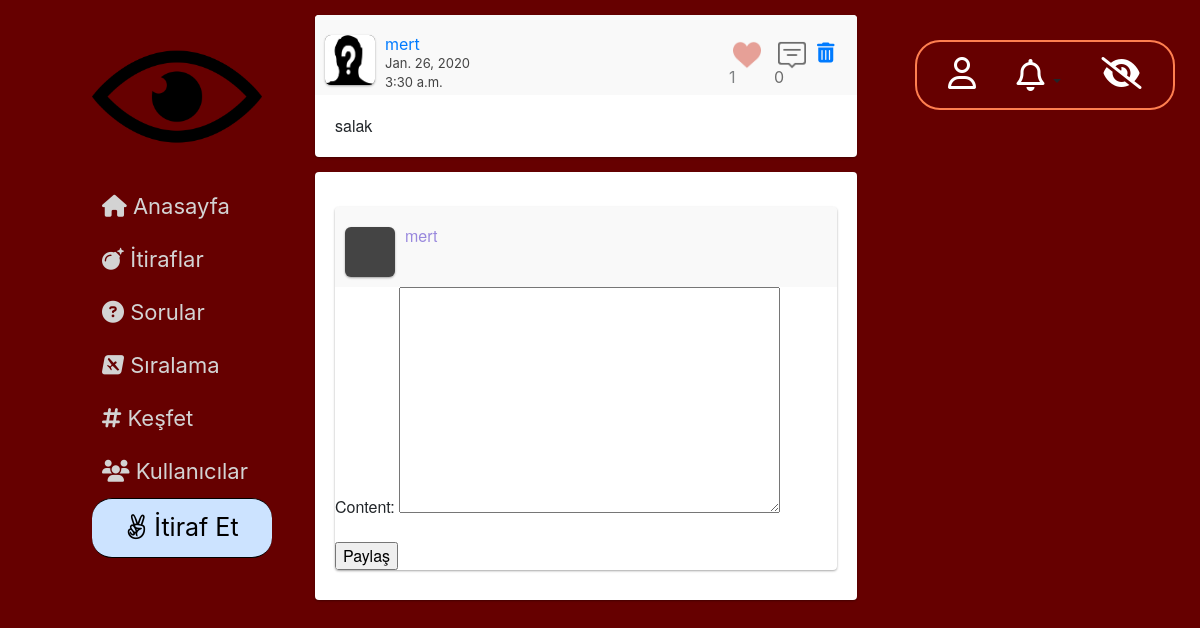
Before: /cevapla/85/ (signed in) with the older database file.
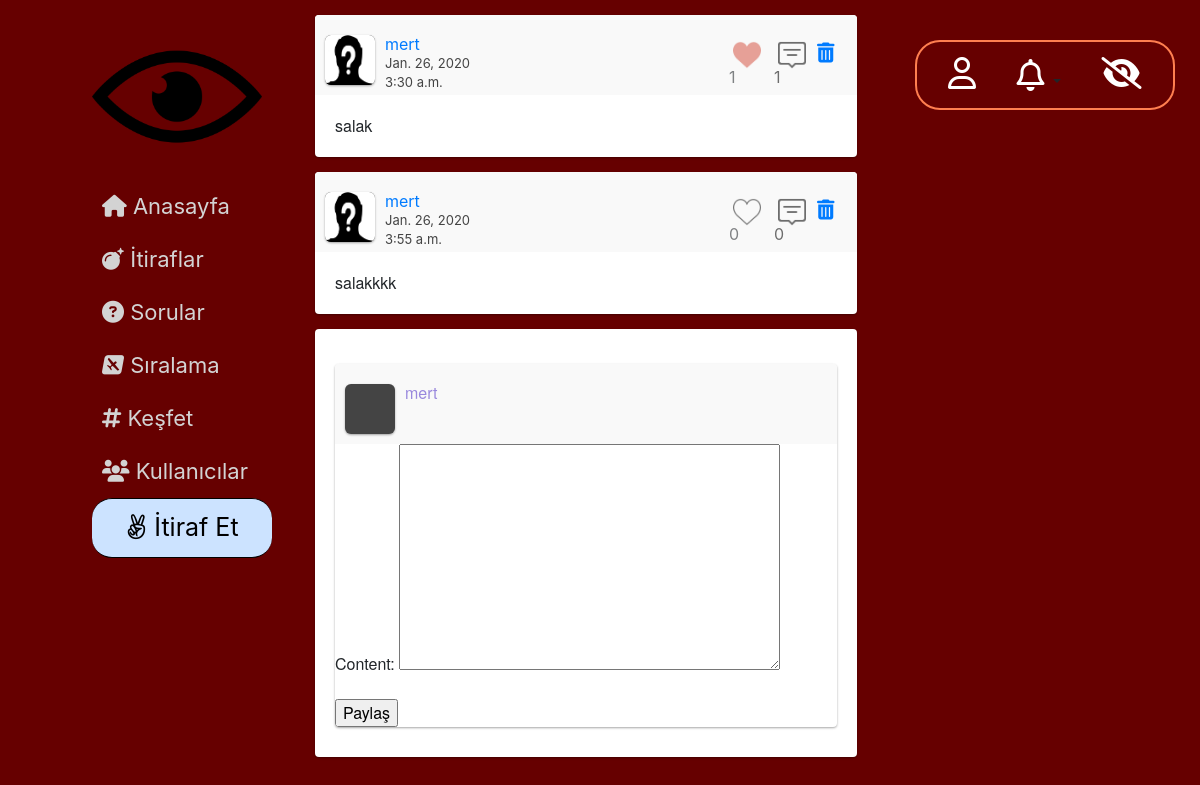
After: the same page with the newer database file.
### website/models.py (models this page shows, shortened)
class Post(models.Model):
    Post_Type = (
        ('Post', 'Post'),
        ('Soru', 'Soru'),
        ('Yorum', 'Yorum')
    )
    Category = (
        ('Aşk', 'Aşk'),
        ('Dost Kazığı', 'Dost Kazığı'),
        ('Avcılar', 'Avcılar'),
        ('Civcivler', 'Civcivler'),
        ('Profesyonellik içerenler', 'Profesyonellik içerenler'),
        ('Diğer', 'Diğer')
    )
    publish_by = models.ForeignKey(UserProfile, on_delete=models.CASCADE)
    post_type = models.CharField(max_length=20, choices=Post_Type)
    category = models.CharField(max_length=50, choices=Category)
    publish_date = models.DateField()
    publish_time = models.TimeField(auto_now_add=True)
    content = models.TextField(max_length=2000)
    likes = models.ManyToManyField(User, blank=True, related_name='post_likes')
    replycount = models.IntegerField(default=0)
    def get_reply_url(self):
        return f"/cevapla/{self.pk}/"
    def get_like_api_url(self):
        return f"/begen/api/{self.pk}/"
    def get_delete_post_url(self):
        return f"/post/sil/{self.pk}/"

class UserProfile(models.Model):
    GENDER = (
        ('E', 'Erkek'),
        ('K', 'Kadın'),
    )
    FACULTY = (
        ('Mühendislik', 'Mühendislik'),
        ('Mimarlık', 'Mimarlık'),
        ('Fen-Edebiyat', 'Fen-Edebiyat'),
        ('İktisadi-İdari', 'İktisadi-İdari'),
        ('Güzel Sanatlar', 'Güzel Sanatlar')
    )
    gender = models.CharField(max_length=1, choices=GENDER)
    faculty = models.CharField(max_length=20, choices=FACULTY)
    birthdate = models.DateField()
    createdat = models.DateField()
    following = models.ManyToManyField('self', symmetrical=False, through='Follower_List')
    postCount = models.IntegerField(blank=True, null=True)
    point = models.IntegerField(default=0)
    user = models.ForeignKey(User, on_delete=models.CASCADE)
    def get_profile_url(self):
        return f"/profil/{self.pk}/"

class reply_Post(models.Model):
    Reply_Post_Type = (
        ('Soru', 'Soru'),
        ('Yorum', 'Yorum')
    )
    reply_post_type = models.CharField(max_length=20, choices=Reply_Post_Type)
    main_post = models.ForeignKey(Post, on_delete=models.CASCADE, related_name='%(class)s_main_post')
    replied_post = models.ForeignKey(Post, on_delete=models.CASCADE, related_name='%(class)s_replied_post')

### website/views.py (the view)
    def wrapper(request, *args, **kw):
        user = request.user
        if not user.is_authenticated:
            return redirect('login')
        else:
            return function(request, *args, **kw)

### website/forms.py
class ReplyPostForm(forms.ModelForm):
    class Meta:
        model = Post
        fields = {
            'content',
        }

### website/views.py (called while the page is built)
def my_login_required(function):
    def wrapper(request, *args, **kw):
        user = request.user
        if not user.is_authenticated:
            return redirect('login')
        else:
            return function(request, *args, **kw)
    return wrapper

def getNotifications(request):
    if request.user.is_anonymous:
        return {}
    n = Notification.objects.all().filter(recipient=request.user)
    for notif in n:
        print(notif)
    return {
        'notification_list': n,
        'count': n.count(),
    }

### templates/reply_post.html (shortened to what this page needs)
{% extends 'base.html' %}
{% block content %}
    <div id="main-window">
{% include "classic-post.html" with post=main_post%}
        {% for post in reply_list %}
          {% include "classic-post.html" with post=post.replied_post %}
        {% endfor %}
        <div class="post">
            <div class="content">
                <div class="post">
                    <div class="user">
                        <div class="user-img"></div>
                        <div class="user-info">
                            <div class="user-name">{{ request.user }}</div>
                        </div>
                    </div>
                    <div class="yorum">
                        <form method="POST">
                            {{ form.as_p }}
                            <input type="submit" name="submit" value="Paylaş" id="bid">
                        </form>
                    </div>
                </div>
            </div>
        </div>
    </div>
{% endblock %}

### templates/classic-post.html (shortened to what this page needs)
{% load static %}
 <div class="post">
                    <div class="user">
                        <div class="user-img"> {% ifequal post.publish_by.gender 'E' %}
              <img src="{% static 'media/erkek.png' %}" alt="profil resmi">
          {% endifequal %}
          </div>
                        <div class="user-info">
                            <a href="{{ post.publish_by.get_profile_url }}"><div class="user-name">{{ post.publish_by.user.username }}</div></a>
                             <span class="post-date">{{post.publish_date}}</span><br>
                            <span class="post-date"> {{ post.publish_time }}</span>
                        </div>
                        <div class="actions">
                          {% if request.user.is_superuser %}
                                 <div class="actions">
                                     <a href="{{ post.get_delete_post_url }}"><i class="fas fa-trash-alt fa-lg" style="position: relative; top:15px; left:8px;"></i></a>
                        </div>
                            {% endif %}
                            {% if request.user in post.likes.all %}
                               <span> <a  data-href="{{ post.get_like_api_url }}"  data-likes={{ post.likes.count }} class="like_button">  <span class="like-red like-ch" > <div class="like-count">{{ post.likes.count }}</div></span> </a></span>
                            {% else %}
                              <span><a  data-href="{{ post.get_like_api_url }}"  data-likes={{ post.likes.count }} class="like_button"> <span class="no-like like-ch" id="like"><div class="like-count">{{ post.likes.count }}</div></span></a></span>
                            {% endif %}
                           <span id="comment-span"> <a href="{{ post.get_reply_url }}"><span class="comment" ><div id="comment-count"> {{ post.replycount }}</div> </span></a></span>
                        </div>
                    </div>
                    <div class="content">
                       {{ post.content }}
                    </div>
                </div>

Changed rows visible on the page:
changed Post "salak": replycount "0" → "1"
added reply_Post: publish_by.user.username "mert", publish_date "Jan. 26, 2020", publish_time "3:55 a.m.", likes.count "0", replycount "0", content "salakkkk"
